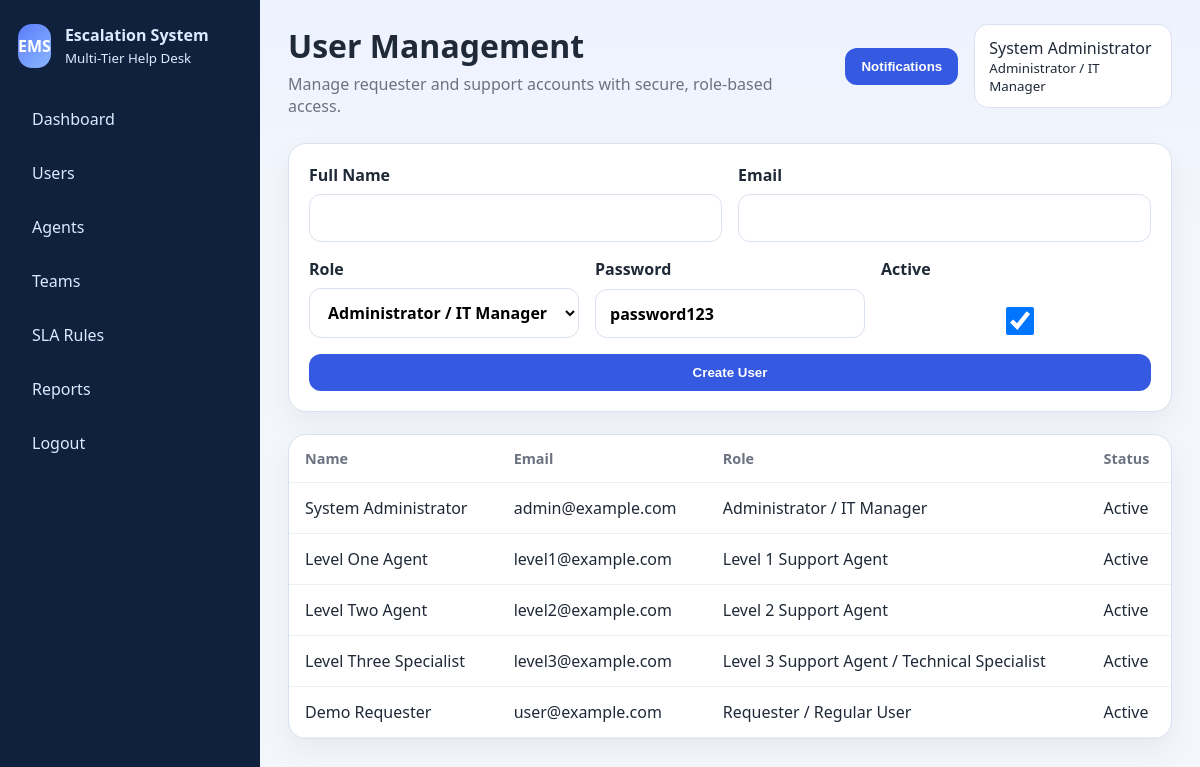
The page /admin/users.php (signed in) on the database its author committed.
### tables this page shows
CREATE TABLE users (
    id INT AUTO_INCREMENT PRIMARY KEY,
    role_id INT NOT NULL,
    full_name VARCHAR(150) NOT NULL,
    email VARCHAR(150) NOT NULL UNIQUE,
    password_hash VARCHAR(255) NOT NULL,
    is_active TINYINT(1) NOT NULL DEFAULT 1,
    created_at DATETIME NOT NULL,
    FOREIGN KEY (role_id) REFERENCES roles(id)
);

CREATE TABLE roles (
    id INT AUTO_INCREMENT PRIMARY KEY,
    name VARCHAR(100) NOT NULL,
    code VARCHAR(50) NOT NULL UNIQUE,
    created_at DATETIME NOT NULL
);

### config/auth.php (called while the page is built, shortened)
<?php
require_once __DIR__ . '/../includes/functions.php';
function current_user(): ?array
{
    $pdo = getPDO();
    $stmt = $pdo->prepare("
        SELECT u.*, r.name AS role_name, r.code AS role_code, ap.support_level_id,
               sl.name AS support_level_name, sl.code AS support_level_code,
               t.name AS team_name
        FROM users u
        INNER JOIN roles r ON r.id = u.role_id
        LEFT JOIN agent_profiles ap ON ap.user_id = u.id
        LEFT JOIN support_levels sl ON sl.id = ap.support_level_id
        LEFT JOIN teams t ON t.id = ap.team_id
        WHERE u.id = :id AND u.is_active = 1
        LIMIT 1
    ");
    $stmt->execute(['id' => $_SESSION['user_id']]);
    $user = $stmt->fetch();
    return $user ?: null;
}

### includes/functions.php (called while the page is built, shortened)
<?php
function e(?string $value): string
{
    return htmlspecialchars((string) $value, ENT_QUOTES, 'UTF-8');
}

### admin/users.php (the view, shortened to what this page needs)
<?php
require_once __DIR__ . '/../config/auth.php';
$pdo = getPDO();
$roles = $pdo->query("SELECT * FROM roles ORDER BY id")->fetchAll();
$users = $pdo->query("
    SELECT u.*, r.name AS role_name
    FROM users u INNER JOIN roles r ON r.id = u.role_id
    ORDER BY u.created_at DESC
")->fetchAll();
$pageTitle = 'User Management';
$pageSubtitle = 'Manage requester and support accounts with secure, role-based access.';
include __DIR__ . '/../includes/header.php';
?>
<section class="form-card">
    <form method="post">
        <div class="grid-2">
            <label>Full Name<input type="text" name="full_name" required></label>
            <label>Email<input type="email" name="email" required></label>
        </div>
        <div class="grid-3">
            <label>Role
                <select name="role_id" required>
                    <?php foreach ($roles as $role): ?>
                        <option value="<?= (int) $role['id'] ?>"><?= e($role['name']) ?></option>
                    <?php endforeach; ?>
                </select>
            </label>
            <label>Password<input type="text" name="password" value="password123" required></label>
            <label><span>Active</span><input type="checkbox" name="is_active" checked></label>
        </div>
        <button type="submit">Create User</button>
    </form>
</section>
<section class="table-wrap">
    <table>
        <thead><tr><th>Name</th><th>Email</th><th>Role</th><th>Status</th></tr></thead>
        <tbody>
        <?php foreach ($users as $record): ?>
            <tr>
                <td><?= e($record['full_name']) ?></td>
                <td><?= e($record['email']) ?></td>
                <td><?= e($record['role_name']) ?></td>
                <td><?= (int) $record['is_active'] === 1 ? 'Active' : 'Inactive' ?></td>
            </tr>
        <?php endforeach; ?>
        </tbody>
    </table>
</section>
<?php include __DIR__ . '/../includes/footer.php'; ?>

### includes/header.php (shortened to what this page needs)
<?php
require_once __DIR__ . '/../config/auth.php';
$authUser = current_user();
?>
<!DOCTYPE html>
<html lang="en">
<head>
    <link rel="stylesheet" href="/escalation-system/assets/css/style.css">
</head>
<body>
<div class="app-shell">
    <?php if ($authUser): ?>
        <?php include __DIR__ . '/sidebar.php'; ?>
    <?php endif; ?>
    <div class="main-content">
        <header class="topbar">
            <div>
                <h1><?= e($pageTitle ?? 'Dashboard') ?></h1>
                <p class="subtitle"><?= e($pageSubtitle ?? 'Professional help desk and escalation management workspace.') ?></p>
            </div>
            <?php if ($authUser): ?>
                <div class="topbar-actions">
                    <div class="notification-menu">
                        <button type="button" class="icon-button" data-notification-toggle>
                            Notifications
                        </button>
                    </div>
                    <div class="profile-chip">
                        <span><?= e($authUser['full_name']) ?></span>
                        <small><?= e($authUser['role_name']) ?></small>
                    </div>
                </div>
            <?php endif; ?>
        </header>
        <main class="page-content">

### assets/css/style.css (style rules this page uses)
:root { --bg: #f3f6fb; --card: #ffffff; --text: #1f2937; --muted: #6b7280; --border: #d9e2ef; --primary: #3559e0; --primary-dark: #2743af; --danger: #dc2626; --warning: #f59e0b; --success: #16a34a; --info: #0f766e; --secondary: #64748b; --sidebar: #10213d; }
* { box-sizing: border-box; }
body { margin: 0; background: linear-gradient(180deg, #edf2ff 0%, var(--bg) 220px); color: var(--text); font-family: "Segoe UI", Tahoma, Geneva, Verdana, sans-serif; }
.app-shell { display: flex; min-height: 100vh; }
.main-content { flex: 1; padding: 24px 28px 40px; }
.topbar { display: flex; justify-content: space-between; gap: 20px; align-items: flex-start; margin-bottom: 26px; }
.topbar h1 { margin: 0; font-size: 2rem; }
.subtitle { margin: 6px 0 0; color: var(--muted); }
.topbar-actions { display: flex; gap: 16px; align-items: center; }
.profile-chip { background: var(--card); padding: 12px 14px; border: 1px solid var(--border); border-radius: 14px; display: grid; }
.icon-button, button, .button { border: 0; border-radius: 12px; background: var(--primary); color: #fff; padding: 11px 16px; cursor: pointer; font-weight: 600; }
.icon-button { position: relative; }
.notification-menu { position: relative; }
.page-content { display: grid; gap: 22px; }
.card, .panel, .table-wrap, .form-card, .login-card { background: var(--card); border: 1px solid var(--border); border-radius: 18px; box-shadow: 0 12px 30px rgba(15, 23, 42, 0.05); }
.card, .panel, .form-card, .login-card { padding: 20px; }
table { width: 100%; border-collapse: collapse; }
th, td { padding: 14px 16px; border-bottom: 1px solid #ebf0f7; text-align: left; vertical-align: top; }
th { color: var(--muted); font-size: 0.9rem; }
form { display: grid; gap: 16px; }
.grid-2, .grid-3 { display: grid; gap: 16px; }
.grid-2 { grid-template-columns: repeat(auto-fit, minmax(220px, 1fr)); }
.grid-3 { grid-template-columns: repeat(auto-fit, minmax(180px, 1fr)); }
label { display: grid; gap: 8px; font-weight: 600; }
input, textarea, select { width: 100%; padding: 12px 14px; border-radius: 12px; border: 1px solid var(--border); font: inherit; background: #fff; }

### rows shown on the page
users: full_name "System Administrator", role.name "Administrator / IT Manager", email "admin@example.com", is_active "Active"
users: full_name "Level One Agent", email "level1@example.com", role.name "Level 1 Support Agent", is_active "Active"
users: full_name "Level Two Agent", email "level2@example.com", role.name "Level 2 Support Agent", is_active "Active"
users: full_name "Level Three Specialist", email "level3@example.com", role.name "Level 3 Support Agent / Technical Specialist", is_active "Active"
users: full_name "Demo Requester", email "user@example.com", role.name "Requester / Regular User", is_active "Active"

### other values the page prints
$pageTitle "User Management"
$pageSubtitle "Manage requester and support accounts with secure, role-based access."
form field role_id "Administrator / IT Manager"
